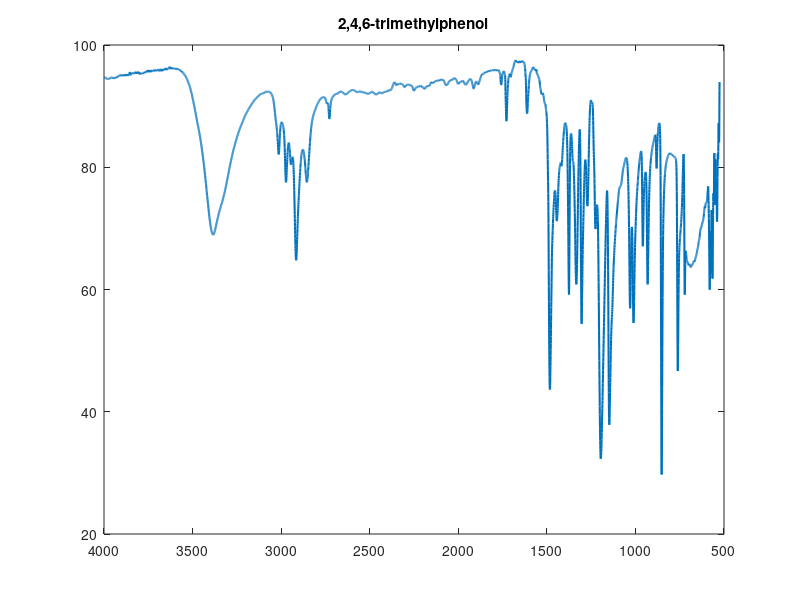

This figure's MATLAB source: (Note: this script raises an error after producing the figure.)
% This is an m-file that compares all of our denoising techniques

% Reading in our IR Spectra
% The first column is the associated wavelength for each transmittance. The
% second column is the % transmittance 
Spectra = csvread('2-4-6-trimethylphenol.CSV');

% There is alot of useless information in these files. Therefore we are
% going to trim the beginning of the data set
[A,B] = size(Spectra);
while Spectra(1,2) == 0
    Spectra(1,:) = [];
end

% Re-compute the size of Spectra and generate a random vecotor for noise
% incorporation
[A,B] = size(Spectra);
G = -1 + 2*rand(A,1);

% Plot the original Spectra for 2-4-6-trimethylphenol
figure;
plot(Spectra(1:A-1,1),Spectra(1:A-1,2),'linewidth',1.5);
title('2,4,6-trimethylphenol');
set(gca,'xdir','reverse') % Flip the xscale to go from biggest to smallest

% Incorporation of Noise
[Noisy, Noise] = addnoise(Spectra(:,2),G,35); 
Spectra2 = Spectra;
for i = 1:A
    if mod(i,2) == 0
        Spectra2(i,2) = Spectra(i,2) + Noise(i);
    end
end
Noisy = Spectra2(:,2);

% Plot the noisy Spectra for 2-4-6-trimethylphenol
figure;
plot(Spectra2(1:A-1,1),Noisy(1:A-1));
title('2,4,6-trimethylphenol with noise');
set(gca,'xdir','reverse') % Flip the xscale to go from biggest to smallest

% Re-define variables for clarity
Wavelength = Spectra(:,1);
OrigSpectra = Spectra(:,2);
NoiseSpectra = Noisy;

% Concatenate the Wavelength and Noisy Spectra
Spectra2 = [Wavelength, NoiseSpectra];

%% SVD Denoising
% Do SVD dednoising by keeping i singular values and calculate the PSNR
% with the original spectra
for i = 1:30
    
    % Perform the SVDdenoise
    SVDnoise = SVD_Denoise(Spectra2,i);
    
    % Calculate the PSNR and error in the L2 norm
    PSNRsvd(i) = PSNR(Spectra(:,2),SVDnoise(:,2));
    Errsvd(i) = sqrt(sum((SVDnoise(:,2) - Spectra(:,2)).^2));
    
    % Calculate the Pearson Corrrelation
    Meanorig = mean(Spectra(:,2)); Meanden = mean(SVDnoise(:,2));
    temp = dot(Spectra(:,2)-Meanorig,SVDnoise(:,2)-Meanden);
    Pearsonsvd(i) = temp/(norm(Spectra(:,2)-Meanorig)*norm(SVDnoise(:,2)-Meanden));
end

% Perform SVD denoising by keeping k singual values
SVDnoise1 = SVD_Denoise(Spectra2,2);
SVDnoise2 = SVD_Denoise(Spectra2,20);

% Plot the original and  denoised Spectra for SVD denoising
figure;
plot(Spectra(1:A-1,1),Spectra(1:A-1,2),'linewidth',1.5);
hold on
plot(SVDnoise1(1:A-1,1),SVDnoise1(1:A-1,2),'r');
%plot(SVDnoise2(:,1),SVDnoise2(:,2),'g');
title('2,4,6-trimethylphenol denoised by SVD');
legend('Original Spectra', 'De-noised Spectra');
set(gca,'xdir','reverse') % Flip the xscale to go from biggest to smallest
xlabel('Wavenumber (cm^-^1)');
ylabel('% Absorbtion');
%% MAD Denoising

% We need to chop the original Spectra vector for comparison
MADorigSpectra(:,1) = ChopVector(Spectra(:,1),6);
MADorigSpectra(:,2) = ChopVector(Spectra(:,2),6);

% Perform MAD denoising with the Daub(h) filter with its iterations and
% calculate the PSNR
for its = 1: 6
    for h = 2:2:6
        
        % Perfrom the MAD_Denoise Algorithm
        MADnoise = MAD_Denoise(Spectra2,Daub(h),its);
        
        % Calculate the PSNR and error with the L2 norm
        PSNRmad(its,h) = PSNR(MADorigSpectra(:,2),MADnoise(:,2));
        errmad(its,h) = sqrt(sum((MADorigSpectra(:,2)-MADnoise(:,2)).^2));
        
        % Calculate the Pearson Corrrelation
        Meanorig = mean(MADorigSpectra(:,2)); Meanden = mean(MADnoise(:,2));
        temp = dot(MADorigSpectra(:,2)-Meanorig,MADnoise(:,2)-Meanden);
        Pearsonmad(its,h) = temp/(norm(MADorigSpectra(:,2)-Meanorig)*norm(MADnoise(:,2)-Meanden));
    end
end

MADnoise = MAD_Denoise(Spectra2,Daub(4),4);
% Plot the denoised Spectra for MAD denoising
figure;
plot(MADorigSpectra(:,1),MADorigSpectra(:,2),'linewidth',1.5);
hold on
plot(MADnoise(:,1),MADnoise(:,2),'r');
title('2,4,6-trimethylphenol denoised by MAD');
legend('Original Spectra', 'De-noised Spectra');
set(gca,'xdir','reverse') % Flip the xscale to go from biggest to smallest
xlabel('Wavenumber (cm^-^1)');
ylabel('% Absorbtion');
%% SURE Denoising

% We need to chop the original Spectra vector for comparison
SUREorigSpectra(:,1) = ChopVector(Spectra(:,1),6);
SUREorigSpectra(:,2) = ChopVector(Spectra(:,2),6);

% Perform SURE denoising with the Daub(h) filter with its iterations and
% calculate the PSNR and the error
for its = 1: 6
    for h = 2:2:6
        
        % Perfrom the SURE_Denoise Algorithm
        SUREnoise = SURE_Denoise(Spectra2,Daub(h),its);
        
        % Calculate the PSNR and error with the L2 norm
        PSNRsure(its,h) = PSNR(SUREorigSpectra(:,2),SUREnoise(:,2));
        errsure(its,h) = sqrt(sum((SUREorigSpectra(:,2) - SUREnoise(:,2)).^2));
    
        % Calculate the Pearson Corrrelation
        Meanorig = mean(SUREorigSpectra(:,2)); Meanden = mean(SUREnoise(:,2));
        temp = dot(SUREorigSpectra(:,2)-Meanorig,SUREnoise(:,2)-Meanden);
        Pearsonsure(its,h) = temp/(norm(SUREorigSpectra(:,2)-Meanorig)*norm(SUREnoise(:,2)-Meanden));
    end
end

SUREnoise = SURE_Denoise(Spectra2,Daub(6),4);
% Plot the denoised Spectra for SURE denoising
figure;
plot(SUREorigSpectra(:,1),SUREorigSpectra(:,2),'linewidth',1.5);
hold on
plot(SUREnoise(:,1),SUREnoise(:,2),'r');
title('2,4,6-trimethylphenol denoised by SURE');
legend('Original Spectra', 'De-noised Spectra');
set(gca,'xdir','reverse') % Flip the xscale to go from biggest to smallest
xlabel('Wavenumber (cm^-^1)');
ylabel('% Absorbtion');